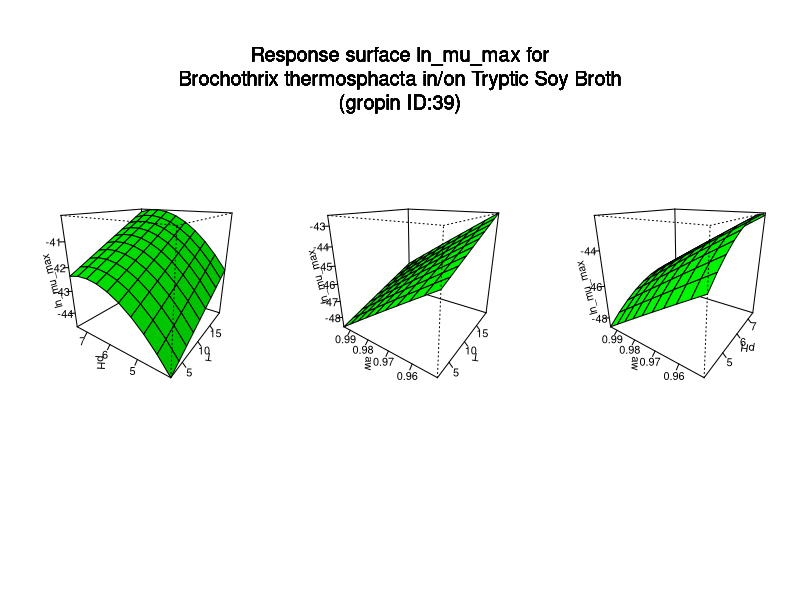

The R source for this figure:
#############################
# start of Parameter script
#############################
T <- seq(2.002,19.98001998002,length.out=10)
pH <- seq(4.004,7.49250749250749,length.out=10)
aw <- seq(0.95095,0.994005994005994,length.out=10)
#############################
# end of Parameter script
#############################
############################# 
# start of Model script Gropin ID 39 
#############################
 
# constant coefficients for this model
a0 <- -17.85
a1 <- 0.120318
a2 <- 4.1780189999999999
a3 <- 7.628412
a4 <- -0.30576
a5 <- -51.0245
 
variables <- data.frame(T,pH,aw)
argumentsPar <- unique.data.frame(expand.grid(variables))
 
# heart of the model
response_surface <- function(T,pH,aw) {
   mumax <-(a0+(a1*T)+(a2*pH)+(a3*aw)+(a4*(pH^2))+(a5*(aw^2)))

	return(mumax=mumax)
} 

# output parameters
responseSurface <- cbind(argumentsPar,response_surface(argumentsPar['T'],argumentsPar['pH'],argumentsPar['aw']))
colnames(responseSurface) <- c(colnames(argumentsPar),'lnmumax')
#############################
# End of Model script
#############################
############################# 
# start of Visualisation script Gropin ID 39 
#############################
titleText <-'Response surface ln_mu_max for
Brochothrix thermosphacta in/on Tryptic Soy Broth
(gropin ID:39)'
argPar1 <- unique.data.frame(expand.grid(T,pH))
argPar2 <- unique.data.frame(expand.grid(T,aw))
argPar3 <- unique.data.frame(expand.grid(pH,aw))
z1 <- matrix(unlist(response_surface(T = argPar1[1],pH = argPar1[2],aw = aw[1])),nrow=10)
z2 <- matrix(unlist(response_surface(T = argPar2[1],aw = argPar2[2],pH = pH[1])),nrow=10)
z3 <- matrix(unlist(response_surface(pH = argPar3[1],aw = argPar3[2],T = T[1])),nrow=10)
# adding precaution if response surface is zero
myZLim1 <- range(z1)
if(myZLim1[1] == myZLim1[2]) myZLim1[2] <- myZLim1[2]+1
myZLim2 <- range(z2)
if(myZLim2[1] == myZLim2[2]) myZLim2[2] <- myZLim2[2]+1
myZLim3 <- range(z3)
if(myZLim3[1] == myZLim3[2]) myZLim3[2] <- myZLim3[2]+1
if(length(T)>1 & length(pH)>1 & length(aw)>1) {
	par(mfrow = c(1,3))
	persp(T,pH,z1,col = 'green',xlab='T',ylab='pH',zlab='ln_mu_max',zlim=myZLim1,theta=305,phi=20,shade=0.25,ticktype = 'detailed')
	persp(T,aw,z2,col = 'green',xlab='T',ylab='aw',zlab='ln_mu_max',zlim=myZLim2,theta=305,phi=20,shade=0.25,ticktype = 'detailed')
	persp(pH,aw,z3,col = 'green',xlab='pH',ylab='aw',zlab='ln_mu_max',zlim=myZLim3,theta=305,phi=20,shade=0.25,ticktype = 'detailed')
	mtext(titleText,outer=T,  cex=1.2, line=-8.5, side=3)
} else {
		myPars <- unique.data.frame(expand.grid(T,pH,aw))
		myZ <-matrix(unlist(response_surface(myPars[,1],myPars[,2],myPars[,3])),nrow=10)
		myZLim <- range(myZ)
if(myZLim[1] == myZLim[2]) myZLim[2] <- myZLim[2]+1
	if(length(aw)==1) {
		persp(T,pH,myZ,col = 'green',xlab='T',ylab='pH',zlab='ln_mu_max',main=titleText,sub=paste('other variable: aw =',round(aw,digits = 2)),zlim=myZLim,theta=305,phi=20,shade=0.25,ticktype = 'detailed')
	}
	if(length(pH)==1) {
		persp(T,aw,myZ,col = 'green',xlab='T',ylab='aw',zlab='ln_mu_max',main=titleText,sub=paste('other variable: pH =',round(pH,digits = 2)),zlim=myZLim,theta=305,phi=20,shade=0.25,ticktype = 'detailed')
	}
	if(length(T)==1) {
		persp(pH,aw,myZ,col = 'green',xlab='pH',ylab='aw',zlab='ln_mu_max',main=titleText,sub=paste('other variable: T =',round(T,digits = 2)),zlim=myZLim,theta=305,phi=20,shade=0.25,ticktype = 'detailed')
	}
}
#############################
# End of Visualisation script
#############################
